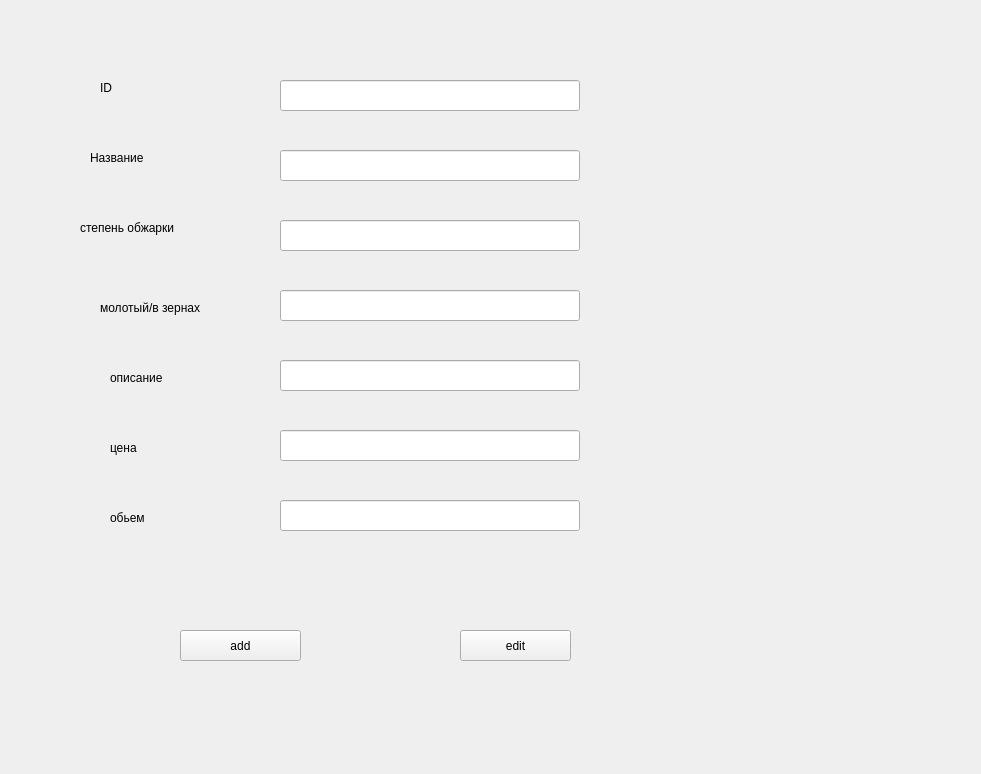
<?xml version="1.0" encoding="UTF-8"?>
<ui version="4.0">
 <class>Form</class>
 <widget class="QWidget" name="Form">
  <property name="geometry">
   <rect>
    <x>0</x>
    <y>0</y>
    <width>981</width>
    <height>774</height>
   </rect>
  </property>
  <property name="windowTitle">
   <string>Form</string>
  </property>
  <widget class="QLineEdit" name="lineEdit">
   <property name="geometry">
    <rect>
     <x>280</x>
     <y>80</y>
     <width>300</width>
     <height>31</height>
    </rect>
   </property>
  </widget>
  <widget class="QLineEdit" name="lineEdit_2">
   <property name="geometry">
    <rect>
     <x>280</x>
     <y>150</y>
     <width>300</width>
     <height>31</height>
    </rect>
   </property>
  </widget>
  <widget class="QLineEdit" name="lineEdit_3">
   <property name="geometry">
    <rect>
     <x>280</x>
     <y>220</y>
     <width>300</width>
     <height>31</height>
    </rect>
   </property>
  </widget>
  <widget class="QLineEdit" name="lineEdit_4">
   <property name="geometry">
    <rect>
     <x>280</x>
     <y>290</y>
     <width>300</width>
     <height>31</height>
    </rect>
   </property>
  </widget>
  <widget class="QLineEdit" name="lineEdit_5">
   <property name="geometry">
    <rect>
     <x>280</x>
     <y>360</y>
     <width>300</width>
     <height>31</height>
    </rect>
   </property>
  </widget>
  <widget class="QLineEdit" name="lineEdit_6">
   <property name="geometry">
    <rect>
     <x>280</x>
     <y>430</y>
     <width>300</width>
     <height>31</height>
    </rect>
   </property>
  </widget>
  <widget class="QLineEdit" name="lineEdit_7">
   <property name="geometry">
    <rect>
     <x>280</x>
     <y>500</y>
     <width>300</width>
     <height>31</height>
    </rect>
   </property>
  </widget>
  <widget class="QPushButton" name="padd">
   <property name="geometry">
    <rect>
     <x>180</x>
     <y>630</y>
     <width>121</width>
     <height>31</height>
    </rect>
   </property>
   <property name="text">
    <string>add</string>
   </property>
  </widget>
  <widget class="QPushButton" name="pedit">
   <property name="geometry">
    <rect>
     <x>460</x>
     <y>630</y>
     <width>111</width>
     <height>31</height>
    </rect>
   </property>
   <property name="text">
    <string>edit</string>
   </property>
  </widget>
  <widget class="QLabel" name="label">
   <property name="geometry">
    <rect>
     <x>100</x>
     <y>80</y>
     <width>55</width>
     <height>16</height>
    </rect>
   </property>
   <property name="text">
    <string>ID</string>
   </property>
  </widget>
  <widget class="QLabel" name="label_2">
   <property name="geometry">
    <rect>
     <x>90</x>
     <y>150</y>
     <width>55</width>
     <height>16</height>
    </rect>
   </property>
   <property name="text">
    <string>Название</string>
   </property>
  </widget>
  <widget class="QLabel" name="label_3">
   <property name="geometry">
    <rect>
     <x>100</x>
     <y>300</y>
     <width>121</width>
     <height>16</height>
    </rect>
   </property>
   <property name="text">
    <string>молотый/в зернах</string>
   </property>
  </widget>
  <widget class="QLabel" name="label_4">
   <property name="geometry">
    <rect>
     <x>80</x>
     <y>220</y>
     <width>181</width>
     <height>16</height>
    </rect>
   </property>
   <property name="text">
    <string>степень обжарки</string>
   </property>
  </widget>
  <widget class="QLabel" name="label_5">
   <property name="geometry">
    <rect>
     <x>110</x>
     <y>370</y>
     <width>55</width>
     <height>16</height>
    </rect>
   </property>
   <property name="text">
    <string>описание</string>
   </property>
  </widget>
  <widget class="QLabel" name="label_6">
   <property name="geometry">
    <rect>
     <x>110</x>
     <y>440</y>
     <width>55</width>
     <height>16</height>
    </rect>
   </property>
   <property name="text">
    <string>цена</string>
   </property>
  </widget>
  <widget class="QLabel" name="label_7">
   <property name="geometry">
    <rect>
     <x>110</x>
     <y>510</y>
     <width>55</width>
     <height>16</height>
    </rect>
   </property>
   <property name="text">
    <string>обьем </string>
   </property>
  </widget>
 </widget>
 <resources/>
 <connections/>
</ui>
